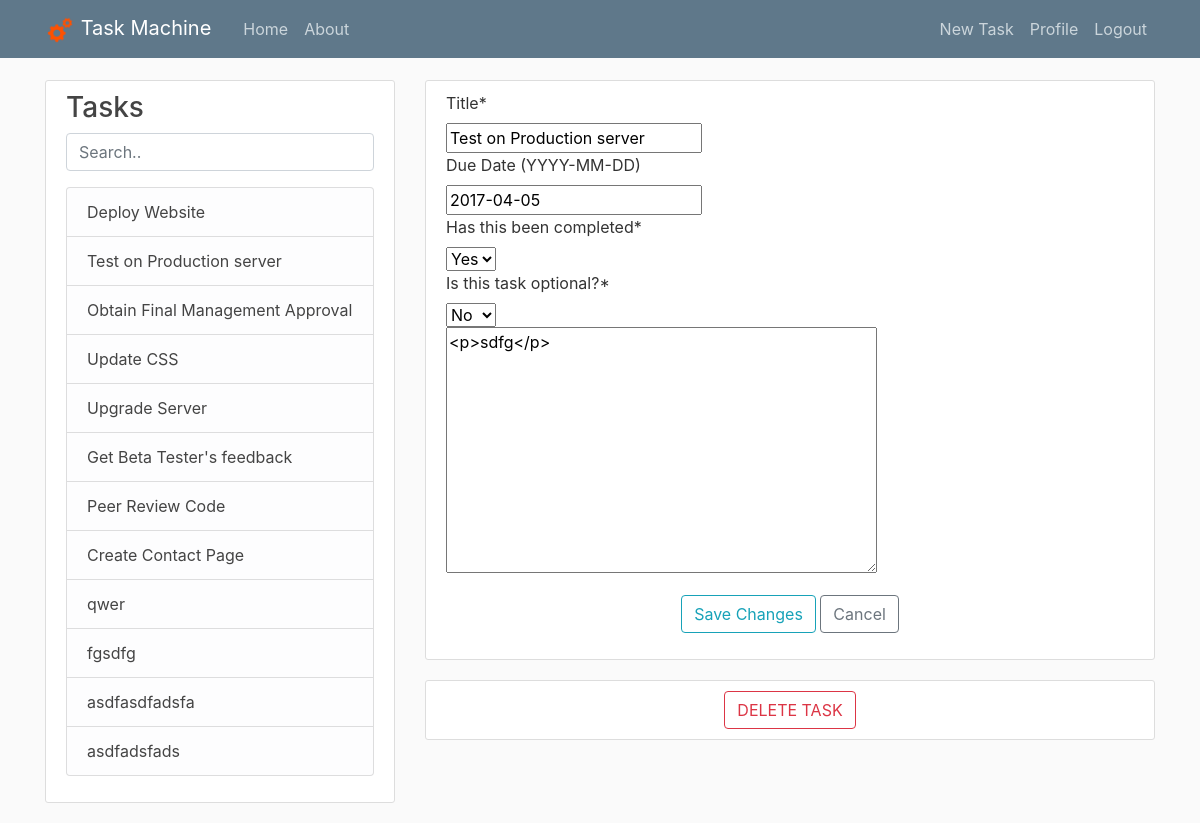
/post/43/update/ (signed in), run on the app's committed database.
### tasks/models.py (models this page shows, shortened)
class Post(models.Model):
    title = models.CharField(max_length=100)
    content = models.TextField(blank=True)
    date_posted = models.DateTimeField(auto_now_add=True)
    date_edited = models.DateTimeField(auto_now=True)
    author = models.ForeignKey(User, on_delete=models.CASCADE)
    children = models.ManyToManyField('self',symmetrical=False)
    due_date = models.DateField(blank=True,null=True)
    choices = (
        (True,'Yes'),
        (False,'No'),
    )
    complete = models.BooleanField(blank=False,choices=choices,default=False)
    optional = models.BooleanField(choices=choices,default=False)
    class Meta:
        unique_together = ('author', 'title')

### tasks/views.py (the view, shortened to what this page needs)
# urls.py: path('post/<int:pk>/update/', PostUpdateView.as_view(), name='post-update'),
class PostUpdateView(LoginRequiredMixin, UserPassesTestMixin, UpdateView):
    model = Post
    form_class = UpdatePostForm
    def get_form_kwargs(self, *args, **kwargs):
        kwargs = super(PostUpdateView, self).get_form_kwargs(*args, **kwargs)
        kwargs['user'] = self.request.user
        return kwargs
    def test_func(self):
        post = self.get_object()
        if self.request.user ==  post.author:
            return True
        return False
    def get_context_data(self, **kwargs):
        context = super(PostUpdateView, self).get_context_data(**kwargs)
        context['post_list'] = Post.objects.all().filter(author=self.request.user)
        context['post'] = Post.objects.get(pk=self.kwargs['pk'])
        context['sublist'] = context['post'].children.all()
        return context

### tasks/forms.py (shortened to what this page needs)
class UpdatePostForm(forms.ModelForm):
    class Meta:
        model = Post
        fields = ['title','due_date','complete','optional','content']
        labels ={'title': 'Title','due_date': 'Due Date (YYYY-MM-DD)','complete': 'Has this been completed','optional': 'Is this task optional?','content': ''}
    def __init__(self, *args, **kwargs):
        self.user = kwargs.pop('user')
        super(UpdatePostForm, self).__init__(*args,**kwargs)

### tasks/templates/tasks/post_form.html (shortened to what this page needs)
{% extends "tasks/leftbar.html" %}
{% load crispy_forms_tags %}
{% block header %}
<link href="http://cdnjs.cloudflare.com/ajax/libs/summernote/0.8.11/summernote-bs4.css" rel="stylesheet">
{% endblock header %}
{% block content %}
    <div class="col-md-8">
        <div class="content-section">
            <form method="POST" id="entryform">
                <fieldset class="form-group">
                {{ form|crispy }}
                </fieldset>
                <div class="form-group">
                    <div style="text-align: center">
                        <button class="btn btn-outline-info" type="submit" id='post'>Save Changes</button>
                        <a class="btn btn-outline-secondary" href="/?id={{ post.pk }}">Cancel</a>
                    </div>
                </div>
            </form>
        </div>
        {% if post.pk != 'new' %}
        <div class="media content-section">
                <div class="media-body">
                    <div style="text-align: center">
                        <a class="btn btn-outline-danger" href="{% url 'post-delete' post.id %}">DELETE TASK</a>
                    </div>
                </div>
            </div>
        </div>
        {% endif %}
    </div>
{% endblock content %}

### tasks/templates/tasks/leftbar.html
{% extends "tasks/base.html" %}
{% block leftBar %}
<div class="col-md-4 leftbar" >
    <div class="content-section">
        <h3>Tasks</h3>
        <p class='text-muted'>
            <input class="form-control" id="myInputLeftBar" type="text" placeholder="Search..">
            <div class="scroll">
                <ul class="list-group" id="leftBarList">
                {% for post in post_list %}
                    <li class="list-group-item list-group-item-light"><a class="article-title" href="/?id={{ post.id }}">{{ post.title }}</a></li>
                {% endfor %}
                </ul>
            </div>
        </p>
    </div>
</div>
{% endblock leftBar %}

### static/tasks/main.css (style rules this page uses)
body { background: #fafafa; color: #333333; margin-top: 5rem; }
h1, h2, h3, h4, h5, h6 { color: #444444; }
ul { margin: 0; }
.content-section { background: #ffffff; padding: 10px 20px; border: 1px solid #dddddd; border-radius: 3px; margin-bottom: 20px; }
.article-title { color: #444444; }

### data on the page
Post: title "Deploy Website"
Post: title "Test on Production server", due_date "2017-04-05", complete "Yes", optional "No", content "<p>sdfg</p>"
Post: title "Obtain Final Management Approval"
Post: title "Update CSS"
Post: title "Upgrade Server"
Post: title "Get Beta Tester's feedback"
Post: title "Peer Review Code"
Post: title "Create Contact Page"
Post: title "qwer"
Post: title "fgsdfg"
Post: title "asdfasdfadsfa"
Post: title "asdfadsfads"
